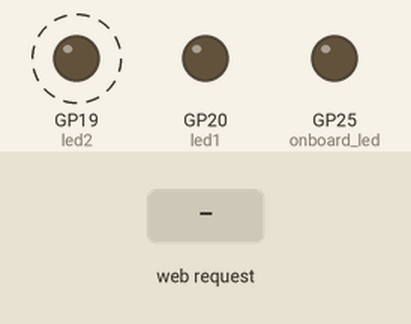
A program run on a simulated Raspberry Pi Pico running MicroPython. Parts: output pins drawn as LEDs (lit = HIGH). Dashed ring = blinking. The inputs (shaded band) are chosen by the test bench. WiFi joins after 1.5 s; what the program prints to the serial console is not drawn.

Above: at 1.2 s.
1.3 s: HTTP request GET / received
At 3.3 s:
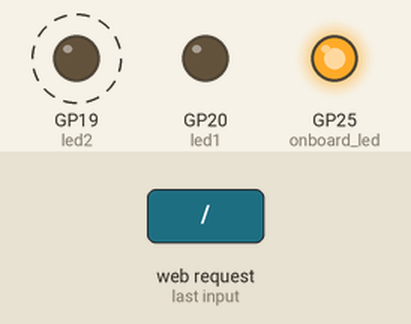
Timing chart, 0 to 10.0 s (numbered marks = the images above; inputs shaded):
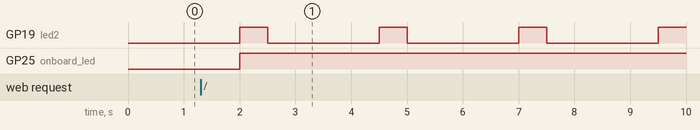

The program:

exampleWebserver.py
```python
"""exampleWebserver, program to demonstrate the use of the SimpleWebserver
micropython module

created Apr 21, 2024
modified Apr 21, 2024
modified Apr 25, 2024 - set up wifi changes, toggle_led funct changes
modified Apr 29, 2024 - typo correction in import statement"""

"""
Copyright 2024 Owain Martin

This program is free software: you can redistribute it and/or modify
it under the terms of the GNU General Public License as published by
the Free Software Foundation, either version 3 of the License, or
(at your option) any later version.

This program is distributed in the hope that it will be useful,
but WITHOUT ANY WARRANTY; without even the implied warranty of
MERCHANTABILITY or FITNESS FOR A PARTICULAR PURPOSE.  See the
GNU General Public License for more details.

You should have received a copy of the GNU General Public License
along with this program.  If not, see <http://www.gnu.org/licenses/>.
"""

import machine
import network
import asyncio
import utime as time
import re
import json
import SimpleWebserver
#import SimpleWebserverTinyPico as SimpleWebserver

def setup_wifi(ssid, passwd = None):

    global wlan

    wlan = network.WLAN(network.STA_IF)
    wlan.active(True)

    if not wlan.isconnected():
        if passwd == None:
            passwd = input('Enter password: ')
        wlan.connect(ssid, passwd)

        # wait for connect
        print('Connecting.', end = '')
        maxWait = 10
        while maxWait > 0:
            if wlan.isconnected():
                break
            maxWait -= 1
            print('.', end = '')
            time.sleep(1)

    if not wlan.isconnected():
        raise RuntimeError('network conection failed')
    else:
        onboard_led.value(1)
        print('connected')
        status = wlan.ifconfig()
        print('ip = ' + status[0])

    return status[0]

def disconnect_wifi():

    wlan.disconnect()
    while wlan.isconnected():
        time.sleep(0.5)
    onboard_led.value(0)
    print('Disconnected ' + str(wlan.status()))

    return

def home_page(reader, writer, file):
    """home_page, function to load the home page"""

    print("Sending homepage data")

    # setting blink status variables
    if blinkStatus == 'ON':
        blinkCheckedOn = 'checked="checked"'
        blinkCheckedOff = ''
    else:
        blinkCheckedOn = ''
        blinkCheckedOff = 'checked="checked"'

    # set up calling IP text
    callingIP = ':'
    if len(webserver.connectedIPs) != 0:
        for ip in webserver.connectedIPs:
            callingIP = callingIP + ', ' + ip

    webserver.load_file(reader, writer, file, LEDStatus=LEDStatus, blinkCheckedOn=blinkCheckedOn,
                        blinkCheckedOff=blinkCheckedOff, callingIP = callingIP)

    return

def error_page(reader, writer, file, errorPath):
    """error_page, function to load the error page"""

    print("Sending  error page data")
    response = "HTTP/1.0 404 PAGE NOT FOUND\r\nServer: uPython on Pi Pico W\r\n\content-Type: text/html\r\n\r\n"
    errorText = "PAGE NOT FOUND: " + errorPath

    webserver.load_file(reader, writer, file, response, error="404", errorText=errorText)

    return

def toggle_led(reader, writer, postData = None):
    """toggle_led, function to toggle led1 when the
    LED toggle button on the webpage is pressed. Button pressed
    processed by javascript code which generates an XML request"""

    global LEDStatus

    response = "HTTP/1.0 200 OK\r\nServer: uPython on Pi Pico W\r\n\content-Type: text/html\r\n\r\n"

    data = json.loads(postData)
    print(f"data['mode']: {data['mode']}")
    print("Toggle LED via toggle_led function")
    if led1.value() == 1:
        LEDStatus = "OFF"
        led1.value(0)
    else:
        LEDStatus = "ON"
        led1.value(1)
    xmlResponse = json.dumps({'buttonUpdate':'true','LEDStatus':LEDStatus}, separators=(',',':'))
    writer.write(response)
    writer.write(xmlResponse)

    return

def set_blink_LED(reader, writer, postData = None):
    """set_blink_led, function to enable or disable the blinking
    of led2 when the Status LED webpage form is submitted
    """

    global blinkStatus

    print(postData)

    if postData != None:
        m = re.search("blinkStatus=([A-Za-z]*)",postData.decode())
        if m != None:
            if m.groups()[0] == "ON":
                blinkStatus = 'ON'
            else:
                blinkStatus = 'OFF'
        else:
            print("Blink status not found")

    home_page(reader, writer, file='example.html')

    return

# set up onboard LED
onboard_led = machine.Pin("LED", machine.Pin.OUT) # Pi Pico W
onboard_led.value(0)

# set up Red and Green LEDs
led1 = machine.Pin(20, machine.Pin.OUT)
led1.value(0)

led2 = machine.Pin(19, machine.Pin.OUT)
led2.value(0)

ssid = "yourwifiname" # change to the SSID of the wifi network you want to connect to
passwd = "yourwifipassword" # change to the wifi password, if None you will be prompted to enter one
LEDStatus = "OFF"
blinkStatus = "ON"

webserver = SimpleWebserver.WebServer(varSubstitution = True, debug = False)
webserver.route(httpMethod = 'GET', route = '/', callback = home_page, file = 'example.html')
webserver.route('GET', '/exampleJS.js', webserver.load_file, file = 'exampleJS.js')
webserver.route('GET', '/exampleCSS.css', webserver.load_file, file = 'exampleCSS.css')
webserver.route('POST', '/ledToggle', toggle_led)
webserver.route('POST', '/StatusLEDControl', set_blink_LED)
webserver.route('ERROR', 'ERROR', error_page, file = 'errorTemplate.html')

async def main():

    global ipAddr

    # set up wifi connection
    ipAddr = setup_wifi(ssid, passwd)

    # set up webserver
    print("setting up webserver")
    asyncio.create_task(asyncio.start_server(webserver.serve_client, "0.0.0.0", 80)) # simple webpage

    while True:

        # area to do other non webserver tasks

        if blinkStatus == 'ON':
            led2.on()
            await asyncio.sleep(0.5)
            led2.off()
            await asyncio.sleep(2)
        else:
            await asyncio.sleep(0.5)

    return

try:
    asyncio.run(main())

finally:
    print("doing finally statement")
    asyncio.new_event_loop()


    
```

SimpleWebserver.py
```python
"""SimpleWebserver, micropython module to aid in setting up simple a
webserver

created Apr 21, 2024
modified Apr 21, 2024"""

"""
Copyright 2024 Owain Martin

This program is free software: you can redistribute it and/or modify
it under the terms of the GNU General Public License as published by
the Free Software Foundation, either version 3 of the License, or
(at your option) any later version.

This program is distributed in the hope that it will be useful,
but WITHOUT ANY WARRANTY; without even the implied warranty of
MERCHANTABILITY or FITNESS FOR A PARTICULAR PURPOSE.  See the
GNU General Public License for more details.

You should have received a copy of the GNU General Public License
along with this program.  If not, see <http://www.gnu.org/licenses/>.
"""

import asyncio
import re

class WebServer:

    def __init__(self, varSubstitution = True, debug = False):

        self.routeList = {}
        self.varSubstitution = varSubstitution
        self.debug = debug
        self.connectedIPs = []

        return

    def print_message(self, message):
        """print_message, function to print the past message
        if self.debug = True"""

        if self.debug == True:
            print(message)

        return

    async def serve_client(self, reader, writer):
        """serve_client, function to process http requests and
        redirect responses to the appropriate functions"""

        # reading in client request data
        clientInfo = reader.get_extra_info("peername")
        callingIP = clientInfo[0] + ":" + str(clientInfo[1])
        self.connectedIPs.append(callingIP)
        self.print_message(clientInfo)
        self.print_message(" Receiving client data")
        data = b''
        while True:
            line = await reader.readline()
            self.print_message(line)
            data = data + line
            if line == b"\r\n" or line == b"":
                break

        # Find http method (GET or POST) and current path to
        # determine how to process request
        m = re.search("([A-Z]+) (/[A-Za-z0-9\.]*) HTTP", data.decode())
        # Note using ([A-Z]+) /.* HTTP caused a maximum recursion error

        if m != None:
            # use httpMethod and current path to determine how to process data
            httpMethod = m.groups()[0]
            currentPath = m.groups()[1]
            self.print_message(f"{httpMethod},{currentPath}")

            # check the list (self.routeList) of valid paths
            # ex '/myhomepage' and extract callback functions etc
            currentPathDetails = self.routeList.get(currentPath)
            if currentPathDetails != None:
                funct = currentPathDetails.get('callback')
                functArgs = currentPathDetails.get('functArgs')
                if httpMethod == 'POST':
                    # read in additional POST data
                    data = await reader.read(2048)
                    if functArgs != {}:
                        funct(reader, writer, data, **functArgs)
                    else:
                        funct(reader, writer, data)
                elif httpMethod == 'GET':
                    if functArgs != {}:
                        funct(reader, writer, **functArgs)
                    else:
                        funct(reader, writer)
            else:
                # send 404 page not found
                currentPathDetails = self.routeList.get("ERROR")
                if currentPathDetails != None:
                    funct = currentPathDetails.get('callback')
                    functArgs = currentPathDetails.get('functArgs')
                    functArgs['errorPath'] = currentPath
                    funct(reader, writer, **functArgs)

        else:
            # send 404 page not found
            currentPathDetails = self.routeList.get("ERROR")
            if currentPathDetails != None:
                funct = currentPathDetails.get('callback')
                functArgs = currentPathDetails.get('functArgs')
                functArgs['errorPath'] = 'Unknown'
                funct(reader, writer, **functArgs)

        await writer.drain()
        await writer.wait_closed()
        self.connectedIPs.remove(callingIP)
        self.print_message("client disconnected")

        return

    def route(self, httpMethod, route = '/', callback = None, **kwargs):
        """route, function to put user defined webpage paths, ex '/myhomepage'
        and associated callback functions into a single list of route details. This
        list is used by the serve_client function to determine how to process http requests"""

        self.routeList[route] = {'httpMethod':httpMethod, 'route':route, 'callback':callback, 'functArgs':kwargs}

        return

    def variable_substitution(self, html, **substituteVars):
        """variable_substitution, function to look for imbedded
        python variables in the HTML data enclosed by {} ex {someVariableName}
        and replace with the values of the those python variables"""

        startIndex = 0
        while True:
            m = re.search("{(\w*)}", html[startIndex:]) # \w matches word characters equivalent to [A-Za-z0-9_]
            if m != None:
                v = m.groups()[0]
                # check for v in variables collected in substituteVars
                if v in substituteVars:
                    html = html.replace("{" + v + "}", substituteVars.get(v, ''))
                else:
                    # check for v in global variables
                    if v not in globals():
                        # v not found
                        self.print_message(f"Variable {v} not found")
                    html = html.replace("{" + v + "}", globals().get(v, "{" + v + "}"))
                startIndex = startIndex + m.end()
            else:
                break

        return html

    def load_file(self, reader, writer, file = None, response = None, **substituteVars):
        """load_file, function to send the contents of a file (html, js, css) back to
        the client of the calling http request"""

        if response == None:
            response = "HTTP/1.0 200 OK\r\nServer: uPython on Pi Pico W\r\n\content-Type: text/html\r\n\r\n"

        self.print_message(f"Sending {file} data")
        # open file (file must be saved on microcontroller)
        with open(file, 'r') as fin:
            fileData = fin.read()

        # condition file data via variable_substition
        if self.varSubstitution == True:
            fileData = self.variable_substitution(fileData, **substituteVars)

        # add filedata to the writer output stream
        writer.write(response)
        writer.write(fileData)
        # no need to do the writer.drain()/writer.wait_closed() function calls as these
        # are done in the serve_client function

        return
    
```

Measured:
- by itself, GP19 (led2): alternates HIGH for 0.50 s and LOW for 2.0 s
